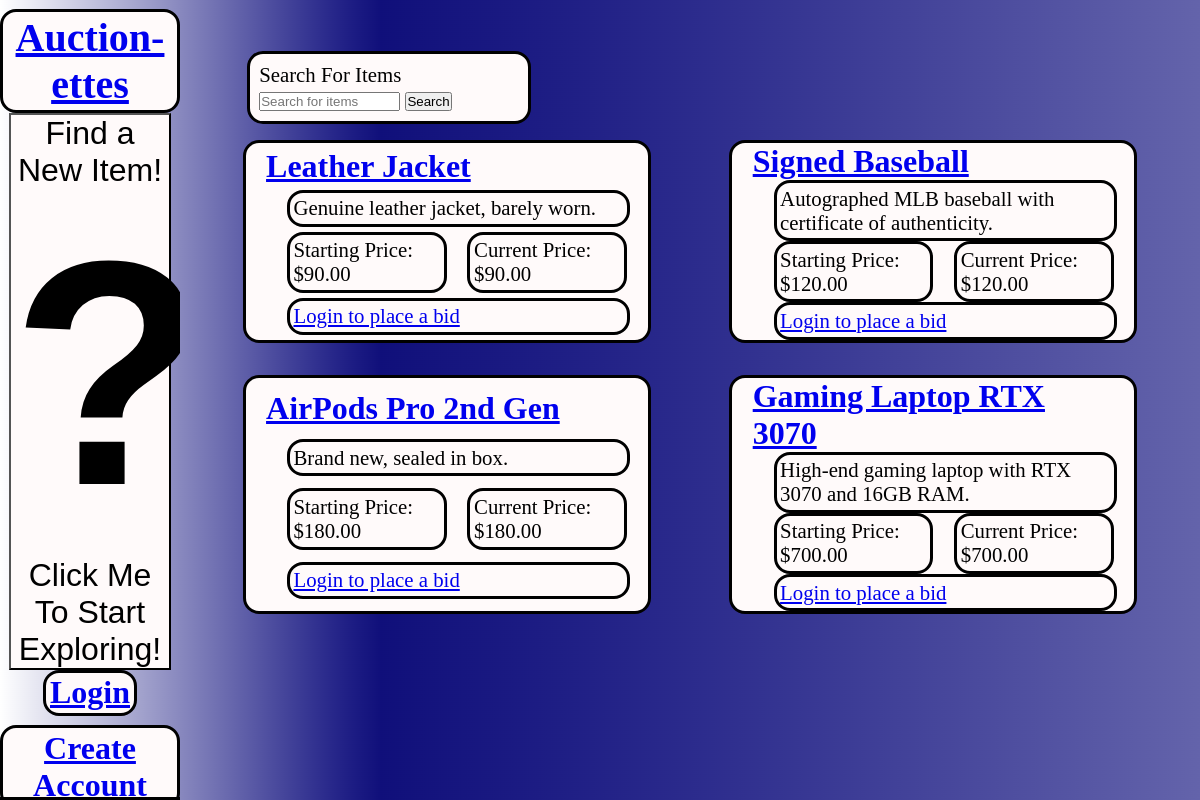
The app's page /, older data.
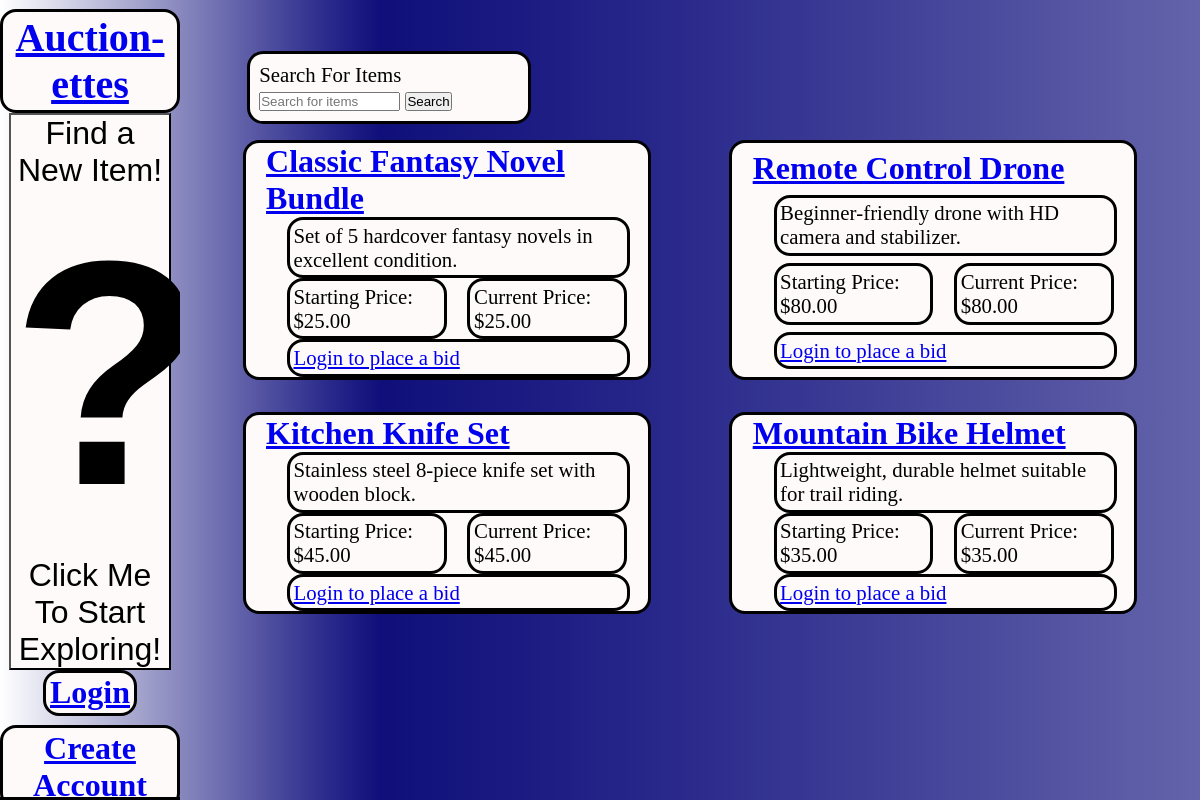
The same page, newer data.
### tables this page shows
CREATE TABLE listing (
    listing_id INT AUTO_INCREMENT PRIMARY KEY,
    user_id INT NOT NULL,
    title VARCHAR(255) NOT NULL,
    description TEXT,
    starting_price DECIMAL(10,2) NOT NULL,
    current_price DECIMAL(10,2) NOT NULL,
    status ENUM('active','sold','expired') NOT NULL DEFAULT 'active',
    image_path VARCHAR(255),
    created_at TIMESTAMP DEFAULT CURRENT_TIMESTAMP,
    updated_at TIMESTAMP NOT NULL DEFAULT CURRENT_TIMESTAMP ON UPDATE CURRENT_TIMESTAMP,
    ends_at DATETIME NOT NULL,
    reserve_price DECIMAL(10,2),
    category_id INT NULL,
    item_condition ENUM('new','used','refurbished') NOT NULL DEFAULT 'used',

    FOREIGN KEY (user_id)
        REFERENCES users(user_id)
        ON DELETE CASCADE,

    FOREIGN KEY (category_id)
        REFERENCES category(category_id)
);

### db-con.php (called while the page is built, shortened)
<?php
$type = 'mysql';
$server = 'localhost';
$db = 'auctionDB';
$port = '3306';
$charset = 'utf8mb4';
$username = 'root';
$password = '';
$options = [
    PDO::ATTR_ERRMODE => PDO::ERRMODE_EXCEPTION,
    PDO::ATTR_DEFAULT_FETCH_MODE => PDO::FETCH_ASSOC,
    PDO::ATTR_EMULATE_PREPARES => false,
];
$dsn = "$type:host=$server;dbname=$db;port=$port;charset=$charset";

### database.php (called while the page is built)
<?php
include 'db-con.php';
class Database {
    private PDO $pdo;
    private static ?Database $instance = null;
    private function __construct() {
        global $dsn, $username, $password, $options;
        try {
            $this->pdo = new PDO($dsn, $username, $password, $options);
        } catch (PDOException $e) {
            echo "{$e->getMessage()}";
        }
    }
    public static function getInstance(): Database {
        if (self::$instance === null) {
            self::$instance = new Database();
        }
        return self::$instance;
    }
    public function getConnection(): PDO {
        return $this->pdo;
    }
}

### listings.php (called while the page is built, shortened)
<?php
require_once 'database.php';
class listing {
    private PDO $pdo;
    public function __construct() {
        $this->pdo = Database::getInstance()->getConnection();
    }
    public function getFeatured(int $limit = 4): array {
        $query = "SELECT * FROM listing ORDER BY listing_id DESC LIMIT :limit";
        $stmt = $this->pdo->prepare($query);
        $stmt->bindValue(':limit', $limit, PDO::PARAM_INT);
        $stmt->execute();
        return $stmt->fetchAll();
    }
}

### index.php (the view, shortened to what the changed rows need)
<?php
require_once 'listings.php';
$listing = new listing();
$search = trim($_GET['search'] ?? '');
if ($search !== '') {
    $items = $listing->search($search);
} else {
    $items = $listing->getFeatured(4);
}
?>
<!DOCTYPE html>
<html>
<head>
    <link rel="stylesheet" href="Homepage.css">
</head>
<body>
    <div id="header">
        <h1><a href="index.php">Auction-ettes</a></h1>
        <?php if (isset($_SESSION['user_id'])): ?>
            <h2><a href="account.php">Your Account</a></h2>
            <h2><a href="logout.php">Logout</a></h2>
            <p>Welcome, <?php echo htmlspecialchars($_SESSION['user_name']); ?>!</p>
        <?php else: ?>
            <h2><a href="login.php">Login</a></h2>
            <h2><a href="register.php">Create Account</a></h2>
        <?php endif; ?>
    </div>
    <main>
        <?php if (!empty($items)): ?>
            <?php foreach ($items as $item): ?>
                <div id="item">
                    <h1>
                        <a href="item.php?id=<?php echo urlencode($item['listing_id']); ?>">
                            <?php echo htmlspecialchars($item['title']); ?>
                        </a>
                    </h1>
                    <p><?php echo htmlspecialchars($item['description']); ?></p>
                    <div id="nondesc">
                        <p>Starting Price: $<?php echo htmlspecialchars($item['starting_price']); ?></p>
                        <p>Current Price: $<?php echo htmlspecialchars($item['current_price']); ?></p>
                    </div>
                        <?php if (isset($_SESSION['user_id'])): ?>
                            <?php
                                $userBid = $listing->getUserBid($item['listing_id'], $_SESSION['user_id']);
                            ?>
                            <?php if ($userBid !== null): ?>
                                <p style="color: green;">
                                    You bid: $<?php echo htmlspecialchars($userBid); ?>
                                </p>
                            <?php endif; ?>
                            <form method="POST" action="bid.php">
                                <input
                                    type="hidden"
                                    name="listing_id"
                                    value="<?php echo htmlspecialchars($item['listing_id']); ?>"
                                >
                                <input
                                    type="number"
                                    step="0.01"
                                    name="bid_amount"
                                    placeholder="Enter bid"
                                >
                                <button type="submit">Place Bid</button>
                            </form>
                        <?php else: ?>
                            <p><a href="login.php">Login to place a bid</a></p>
                        <?php endif; ?>
                </div>
            <?php endforeach; ?>
        <?php else: ?>
            <p>No items found.</p>
        <?php endif; ?>
    </main>
</body>
</html>

Row changes from the older to the newer data that the page shows:
no longer on this page (row unchanged): listing: title "Leather Jacket", description "Genuine leather jacket, barely worn.", starting_price "90.00", current_price "90.00"
no longer on this page (row unchanged): listing: title "Signed Baseball", description "Autographed MLB baseball with certificate of authenticity.", starting_price "120.00", current_price "120.00"
no longer on this page (row unchanged): listing: title "AirPods Pro 2nd Gen", description "Brand new, sealed in box.", starting_price "180.00", current_price "180.00"
no longer on this page (row unchanged): listing: title "Gaming Laptop RTX 3070", description "High-end gaming laptop with RTX 3070 and 16GB RAM.", starting_price "700.00", current_price "700.00"
added listing: title "Classic Fantasy Novel Bundle", description "Set of 5 hardcover fantasy novels in excellent condition.", starting_price "25.00", current_price "25.00"
added listing: title "Remote Control Drone", description "Beginner‑friendly drone with HD camera and stabilizer.", starting_price "80.00", current_price "80.00"
added listing: title "Kitchen Knife Set", description "Stainless steel 8‑piece knife set with wooden block.", starting_price "45.00", current_price "45.00"
added listing: title "Mountain Bike Helmet", description "Lightweight, durable helmet suitable for trail riding.", starting_price "35.00", current_price "35.00"
